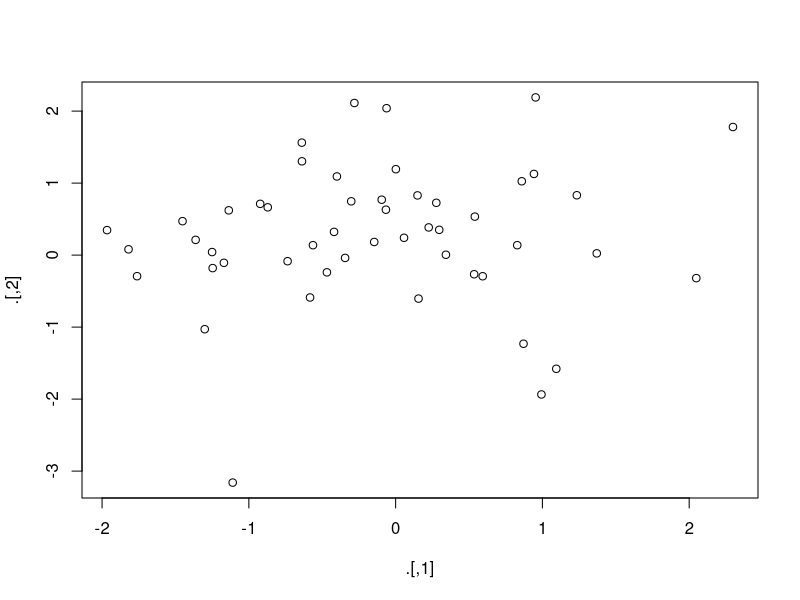
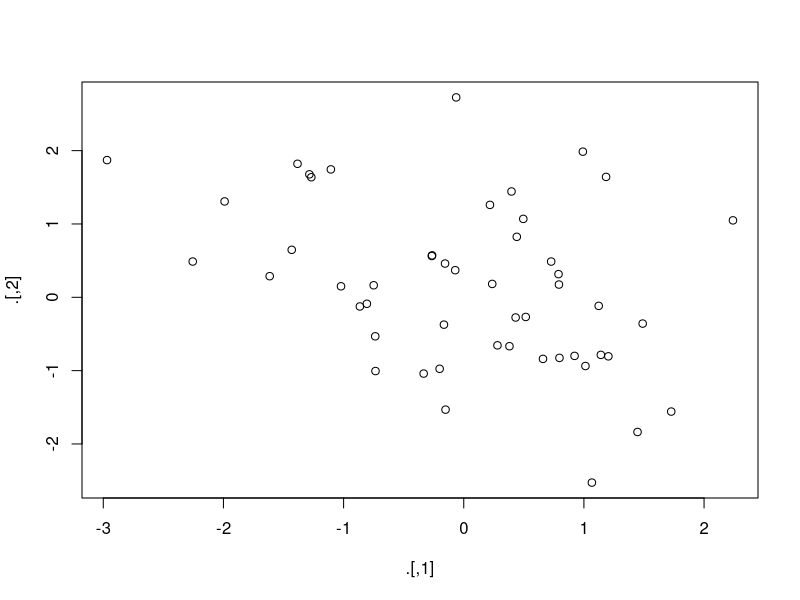

Recreate these plots in R, in order.
library(magrittr)

assign("x", 10)
x

"x" %>% assign(100)
x

env <- environment()
"x" %>% assign(100, envir = env)
x

rnorm(100) %>% 
  matrix(ncol = 2) %>% 
  plot() %>% 
  str()

rnorm(100) %>% 
  matrix(ncol = 2) %T>% 
  plot() %>% 
  str()

mtcars %$%
  cor(disp,mpg)

mtcars <- mtcars %>% 
  transform(cyl = cyl * 2)

mtcars %<>% transform(cyl = cyl * 2) 




